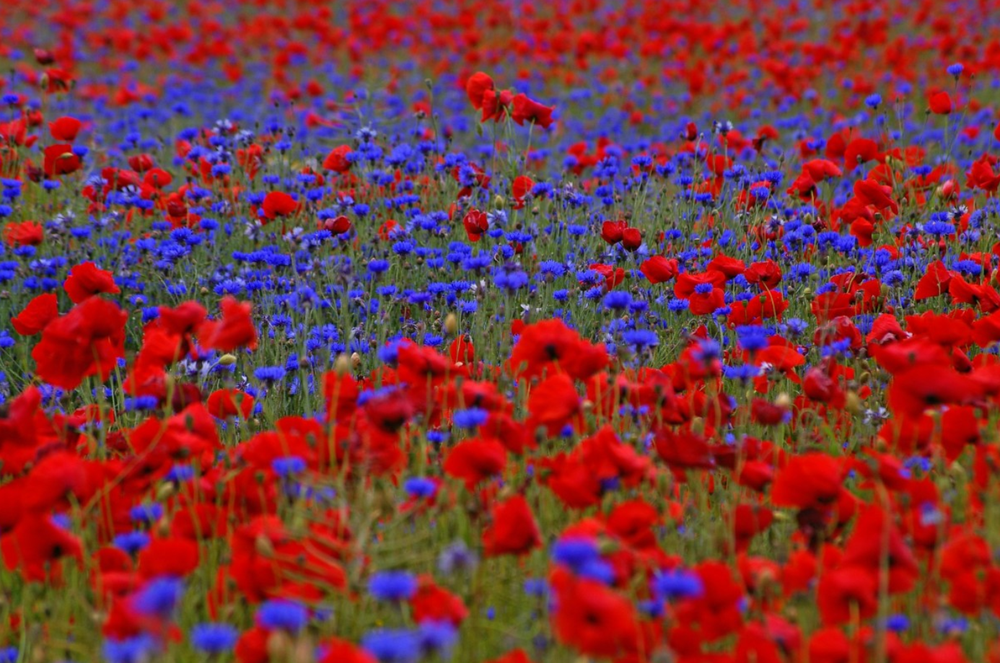
#> input picture M6_Computer_Vision/02. Annotating images and color spaces/img/blue-red-flowers.png, 1000 x 663 px, shrunk from 1386 x 919 before the run
$ jupyter execute 'Computer Vision Color Spaces.ipynb'
#> lines starting #> are read from the running program, lines starting #| are printed output that depends on the picture
# Computer Vision color spaces

### Import statements

[cell 1]
import cv2
import numpy as np
import matplotlib.pyplot as plt

### To edit an image making a copy of it is always a good idea!

[cell 2]
# Load an image
# And make a copy of the original image to avoid manipulating the original image
img = cv2.imread('img/blue-red-flowers.png')
#> img is the input picture: shape (663, 1000, 3); mean B, G, R 59.9, 52.2, 123.8
img.shape
cpy = img.copy()
cpy.shape
#> Out = (663, 1000, 3)

[Hint](# "Numpy .copy function")

## Color Spaces

### BGR Spliting the color channels

[cell 3]
# Load a color image and split in is different B, G and R channels
B, G , R = cv2.split(cpy)
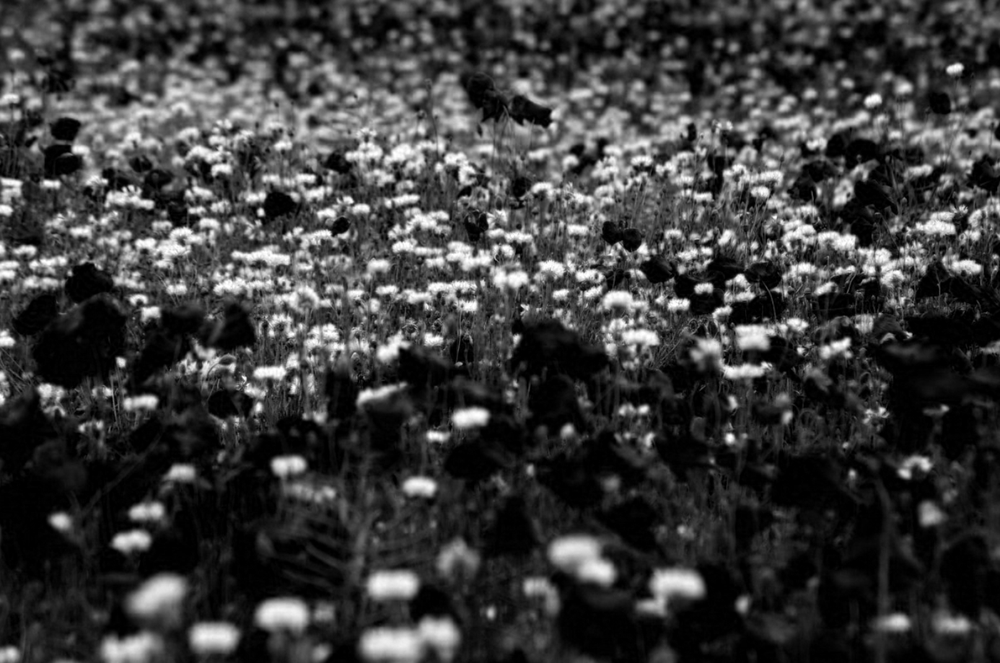
#> B: shape (663, 1000); min 0, max 255, mean 59.9
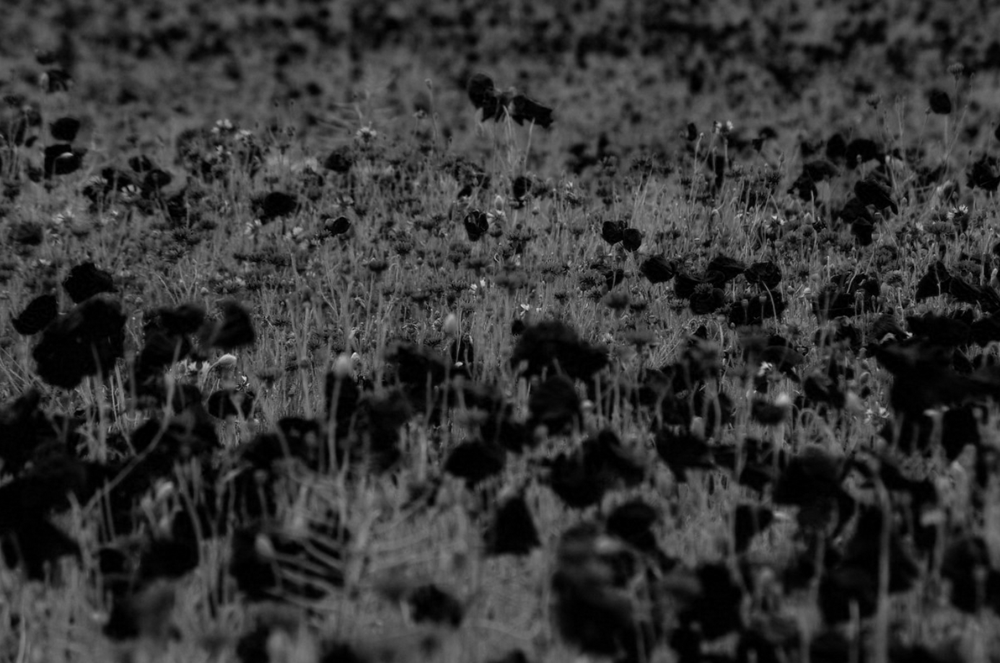
#> G: shape (663, 1000); min 0, max 214, mean 52.2
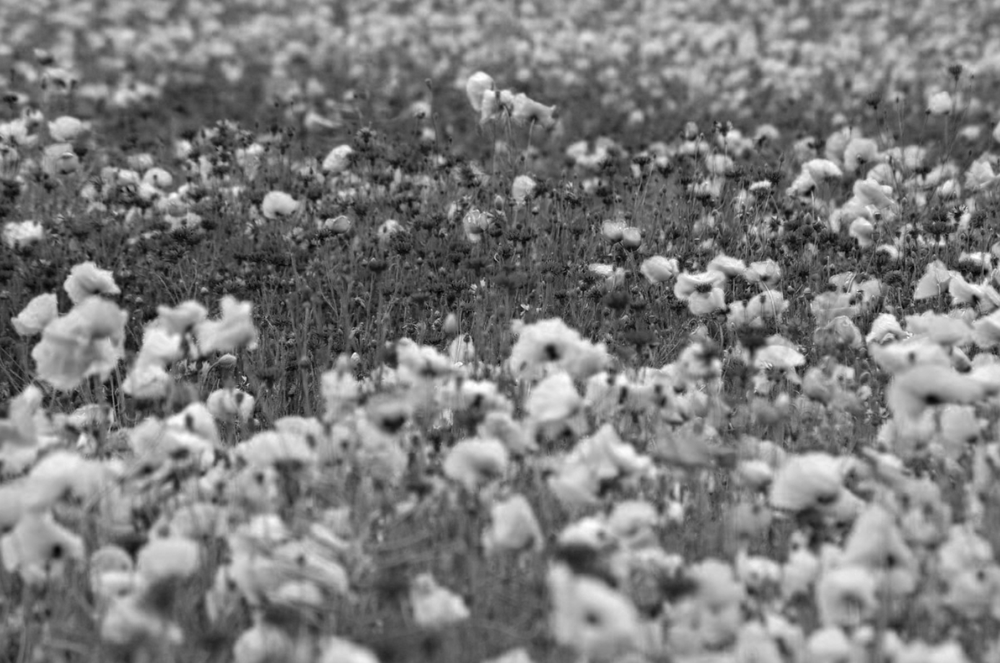
#> R: shape (663, 1000); min 0, max 255, mean 123.8

[Hint](# "cv2.split")

[cell 4]
# Show each channel channel on screen
print('Blue')
print(B)
#> (printed output is left out)
print('Green')
print(G)
#> (printed output is left out)
print('Red')
print(R)
#> (printed output is left out)

[cell 5]
def bgr2rgb(img):
    return img[:,:,::-1]

#### Merging the color channels

[cell 6]
# Modify a channel and then merge them all again
cpy[:, :, 0] = 0
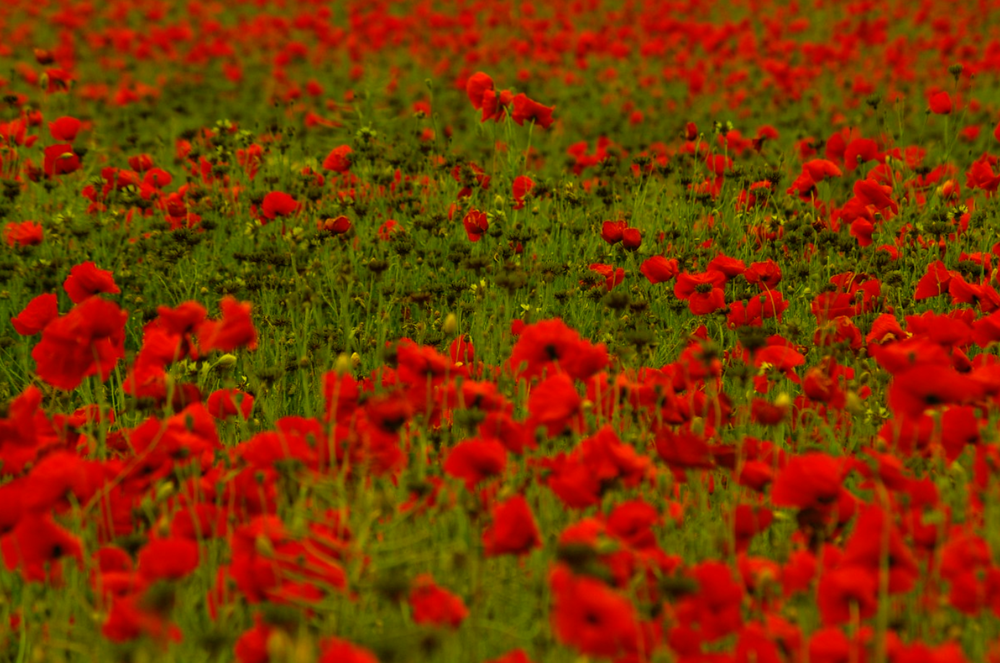
#> cpy: shape (663, 1000, 3); mean B, G, R 0, 52.2, 123.8
cpy[:, :, 1] = 0
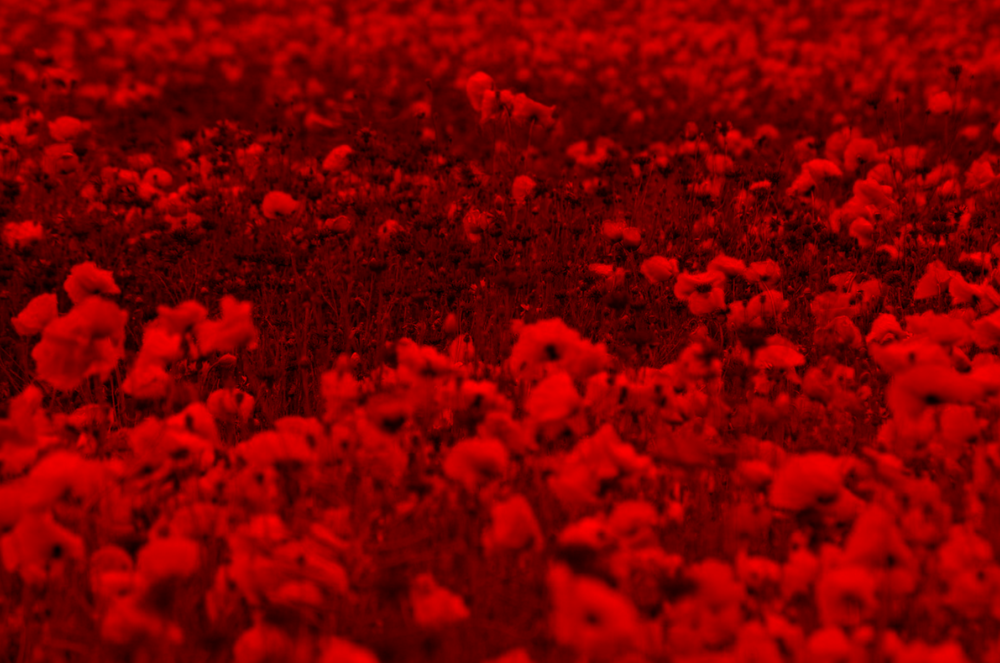
#> cpy: shape (663, 1000, 3); mean B, G, R 0, 0, 123.8
cpy[:, :, 2] = 0
#> cpy: shape (663, 1000, 3); every value is 0
cpy = cv2.merge([G, B, R])
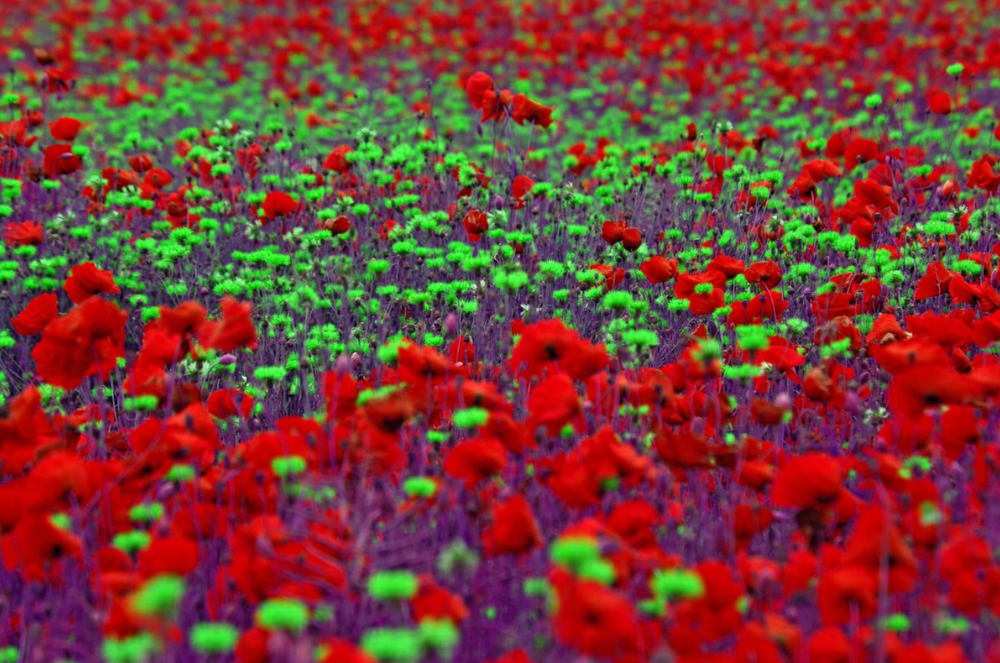
#> cpy: shape (663, 1000, 3); mean of channels 0, 1, 2 52.2, 59.9, 123.8; drawn as B, G, R
plt.figure(figsize=(10, 8))
plt.imshow(cpy[:,:,::-1])

[Hint](# "cv2.merge")

[cell 7]
# Create a black canvas with the same size as the image you loaded
cpy.shape
#> Out = (663, 1000, 3)

[Hint](# "use numpy np.zeros function with the img.shape[:2]")

[cell 8]
# Merge each channel with the black canvas
# So you will end up with 3 images: (Red,Black,Black), (Black,Green,Black) and (Black,Black,Blue)
# Assuming you are working with RGB, but BGR is also fine

[Hint](# "cv2.merge")

### HSV: Hue Saturation Value

#### M&Ms challenge!

[cell 9]
# Use the image below and convert it from BGR to HSV
img = cv2.imread('img/m.jpg')
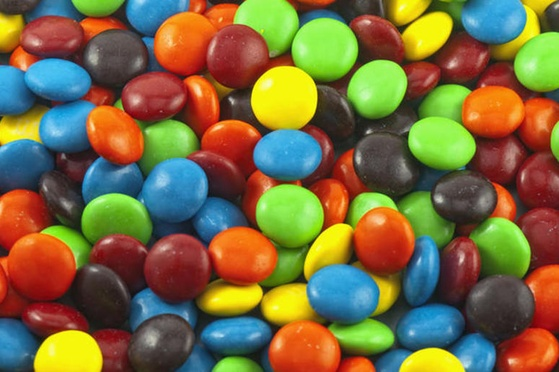
#> input picture M6_Computer_Vision/02. Annotating images and color spaces/img/m.jpg, 559 x 372 px, shrunk from 775 x 515 before the run
#> img is the input picture: shape (372, 559, 3); mean B, G, R 63.8, 107.6, 121.9
plt.figure(figsize = (20,15));
plt.imshow(cv2.cvtColor(img,cv2.COLOR_BGR2RGB));
